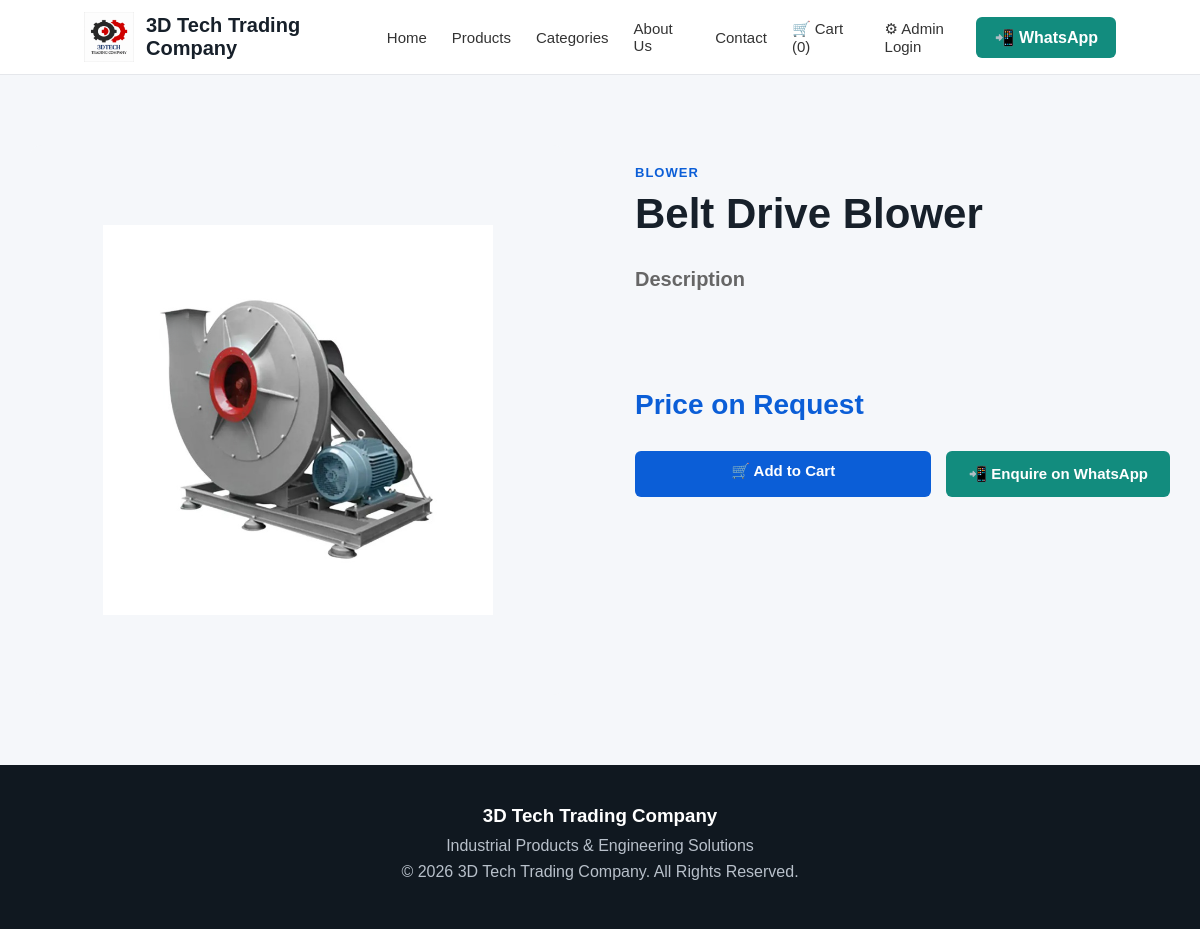
Screenshot of /product/2/ with the database file from the repository.
### main/models.py (models this page shows, shortened)
class Product(models.Model):
    category = models.ForeignKey(Category, on_delete=models.CASCADE)
    name = models.CharField(max_length=200)
    product_type = models.CharField(max_length=200, blank=True)
    description = models.TextField(blank=True)
    specifications = models.TextField(blank=True)
    price = models.DecimalField(max_digits=12, decimal_places=2, null=True, blank=True)
    image = models.ImageField(upload_to='products/', blank=True, null=True)
    available = models.BooleanField(default=True)

class Category(models.Model):
    name = models.CharField(max_length=200)
    image = models.ImageField(
        upload_to='categories/',
        blank=True,
        null=True
    )

### main/views.py (the view)
def product_detail(request, product_id):
    product = get_object_or_404(
        Product,
        id=product_id
    )
    return render(
        request,
        'main/product_detail.html',
        {'product': product}
    )

### main/context_processors.py (called while the page is built)
def cart_count(request):
    cart = request.session.get('cart', {})
    count = sum(cart.values())
    return {
        'cart_count': count
    }

### main/templates/main/product_detail.html (shortened to what this page needs)
{% load static %}
<!DOCTYPE html>
<html lang="en">
<head>
    <link rel="stylesheet"
          href="{% static 'main/style.css' %}">
</head>
<body>
<header class="header">
    <a href="/" class="logo">
    <img src="{% static 'main/logo.png' %}" alt="3D Tech Trading Company">
    <span>3D Tech Trading Company</span>
</a>
    <nav class="main-nav">
        <a href="/">
            Home
        </a>
        <a href="{% url 'products' %}">
            Products
        </a>
        <a href="{% url 'categories' %}">
    Categories
</a>
        <a href="{% url 'about' %}">
    About Us
</a>
        <a href="{% url 'contact' %}">
    Contact
</a>
        <a href="{% url 'cart' %}">
            🛒 Cart ({{ cart_count }})
        </a>
        <a href="{% url 'admin:login' %}">
    ⚙ Admin Login
</a>
    </nav>
    <a class="whatsapp-btn"
       href="https://wa.me/917411837088"
       target="_blank">
        📲 WhatsApp
    </a>
</header>
<section class="product-detail">
    <div class="product-image-section">
        {% if product.image %}
            <img src="{{ product.image.url }}"
                 alt="{{ product.name }}"
                 class="detail-image">
        {% else %}
            <div class="detail-no-image">
                No Image Available
            </div>
        {% endif %}
    </div>
    <div class="product-information">
        <p class="product-category">
            {{ product.category.name }}
        </p>
        <h1>
            {{ product.name }}
        </h1>
        <div class="product-description">
            <h2>Description</h2>
            <p>
            </p>
        </div>
        <div class="product-price">
            {% if product.price %}
                <span>
                    ₹{{ product.price }}
                </span>
            {% else %}
                <span>
                    Price on Request
                </span>
            {% endif %}
        </div>
        <div class="product-actions">
            <a href="{% url 'add_to_cart' product.id %}"
   class="add-cart-btn">
    🛒 Add to Cart
</a>
            <a href="https://wa.me/917411837088?text=Hello%2C%20I%20am%20interested%20in%20{{ product.name|urlencode }}"
               target="_blank"
               class="whatsapp-product-btn">
                📲 Enquire on WhatsApp
            </a>
        </div>
    </div>
</section>
<footer>
    <h3>
        3D Tech Trading Company
    </h3>
    <p>
        Industrial Products & Engineering Solutions
    </p>
    <p>
        © 2026 3D Tech Trading Company.
        All Rights Reserved.
    </p>
</footer>
</body>
</html>

### main/static/main/style.css (style rules this page uses)
* { margin: 0; padding: 0; box-sizing: border-box; }
body { font-family: Arial, sans-serif; background: #f5f7fa; color: #17202a; }
.header { min-height: 75px; width: 100%; background: #ffffff; display: flex; align-items: center; justify-content: space-between; padding: 0 7%; border-bottom: 1px solid #e5e7eb; position: sticky; top: 0; z-index: 1000; }
.logo { display: flex; align-items: center; gap: 12px; text-decoration: none; color: #17202a; font-size: 20px; font-weight: 700; }
.logo img { width: 50px; height: 50px; object-fit: contain; }
.logo span { color: #17202a; }
.main-nav { display: flex; align-items: center; gap: 25px; }
.main-nav a { text-decoration: none; color: #333; font-size: 15px; font-weight: 500; }
.whatsapp-btn { background: #128c7e; color: white; text-decoration: none; padding: 11px 18px; border-radius: 6px; font-weight: 600; white-space: nowrap; }
footer { background: #101820; color: white; text-align: center; padding: 40px 20px; }
footer h3 { margin-bottom: 10px; }
footer p { color: #b8c0ca; margin: 8px 0; }
.product-category { color: #0b5ed7; font-size: 13px; font-weight: bold; text-transform: uppercase; letter-spacing: 1px; }
.product-detail { max-width: 1200px; margin: 70px auto; padding: 0 30px; display: grid; grid-template-columns: 1fr 1fr; gap: 70px; min-height: 550px; }
.product-image-section { background: #f5f7fa; border-radius: 12px; display: flex; align-items: center; justify-content: center; min-height: 450px; }
.detail-image { width: 100%; height: 450px; object-fit: contain; padding: 30px; }
.product-information { padding: 20px 0; }
.product-information h1 { font-size: 42px; margin: 10px 0; }
.product-description, .product-specifications { margin-top: 25px; }
.product-description h2, .product-specifications h2 { font-size: 20px; margin-bottom: 10px; }
.product-description p, .product-specifications p { color: #555; line-height: 1.7; white-space: pre-line; }
.product-price { margin-top: 30px; font-size: 28px; font-weight: bold; color: #0b5ed7; }
.product-actions { display: flex; gap: 15px; margin-top: 30px; flex-wrap: wrap; }
.add-cart-btn, .whatsapp-product-btn { padding: 14px 22px; border-radius: 6px; font-size: 15px; font-weight: bold; cursor: pointer; text-decoration: none; }
.add-cart-btn { background: #0b5ed7; color: white; border: none; }
.whatsapp-product-btn { background: #128c7e; color: white; }
.product-category { font-size: 13px; font-weight: 600; text-transform: uppercase; margin-bottom: 8px; }
.product-description { color: #666; line-height: 1.6; min-height: 50px; }
.view-product-btn, .add-cart-btn { flex: 1; padding: 11px 10px; text-align: center; text-decoration: none; border-radius: 6px; font-weight: 600; }
.add-cart-btn { background: #0b5ed7; color: white; }
html, body { width: 100%; max-width: 100%; overflow-x: hidden; }
* { max-width: 100%; }
.header { position: fixed; top: 0; left: 0; width: 100%; z-index: 9999; }
body { padding-top: 75px; }

### rows the page displays
Product: image (picture), category.name "BLOWER", name "Belt Drive Blower"

### other values shown
{{ cart_count }} "0"
